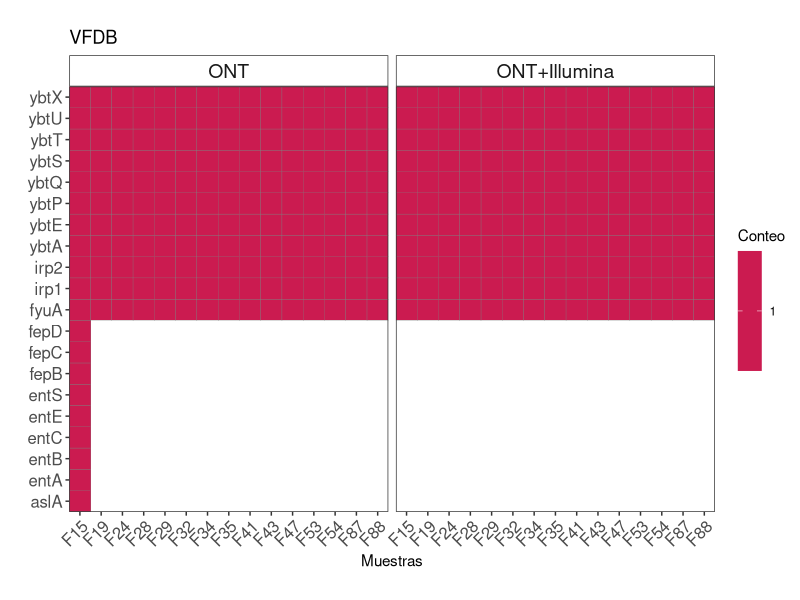
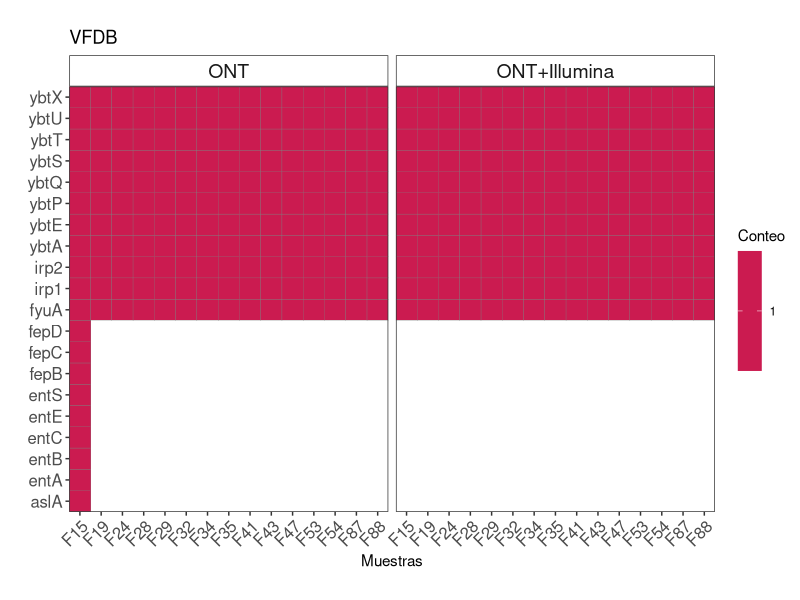

Here is the R script that generated these plots, in order:
library(dplyr)
library(stringr)
library(ggplot2)
library(viridis)

setwd("./")

df <- read.csv("nano_vfdb.tsv", sep = "\t", header = T)
head(df)
dim(df)
df <- df %>% filter(X.COVERAGE > 95)
df <- df %>% filter(X.IDENTITY > 95)

grepl("f28",df$SEQUENCE)

sp <- as.data.frame(str_split_fixed(df$SEQUENCE, "_", 2))
head(sp)

df <- as.data.frame(cbind(df, sp$V1))
colnames(df)[16] <- c("sample")

list <- df %>%
  group_by(sample, GENE, PRODUCT) %>%
  tally() %>%
  ungroup()
list <- as.data.frame(list)
head(list)
list$tec <- c("ONT")

dff <- read.csv("hybrid_vfdb.csv", sep = "\t", header = T)
head(dff)
dim(dff)

dff <- dff %>% filter(X.COVERAGE > 95)
dff <- dff %>% filter(X.IDENTITY > 90)

spp <- as.data.frame(str_split_fixed(dff$SEQUENCE, "_", 2))
head(spp)

dff <- as.data.frame(cbind(dff, spp$V1))
colnames(dff)[16] <- c("sample")

list2 <- dff %>%
  group_by(sample, GENE, PRODUCT) %>%
  tally() %>%
  ungroup()
list2 <- as.data.frame(list2)
head(list2)
list2$tec <- c("ONT+Illumina")
list2$sample <-gsub("f28", "F28", list2$sample)

d <- as.data.frame(rbind(list, list2))
head(d)


fig <- ggplot(d, aes(sample, GENE, fill = n)) + 
  geom_tile(colour = "gray50") +
  scale_alpha_identity(guide = "none") +
  coord_equal(expand = 0) +
  theme_bw() +
  theme(panel.grid.major = element_blank(),
        axis.text.x = element_text(angle = 45, hjust = 1, size = 12),
        strip.background =element_rect(fill="white"),
        strip.text = element_text(size = 14),
        axis.text.y = element_text(size = 12)) +
  scale_fill_viridis(option = "F", direction = -1) +
  facet_wrap(~tec) +
  labs(fill= "Conteo" ) + xlab("Muestras") + ylab("") +
  ggtitle("VFDB")
fig

dir.create("figures")
png("./figures/vfdb.png", res = 600, height = 25, width = 30, units = "cm")
fig
dev.off()

